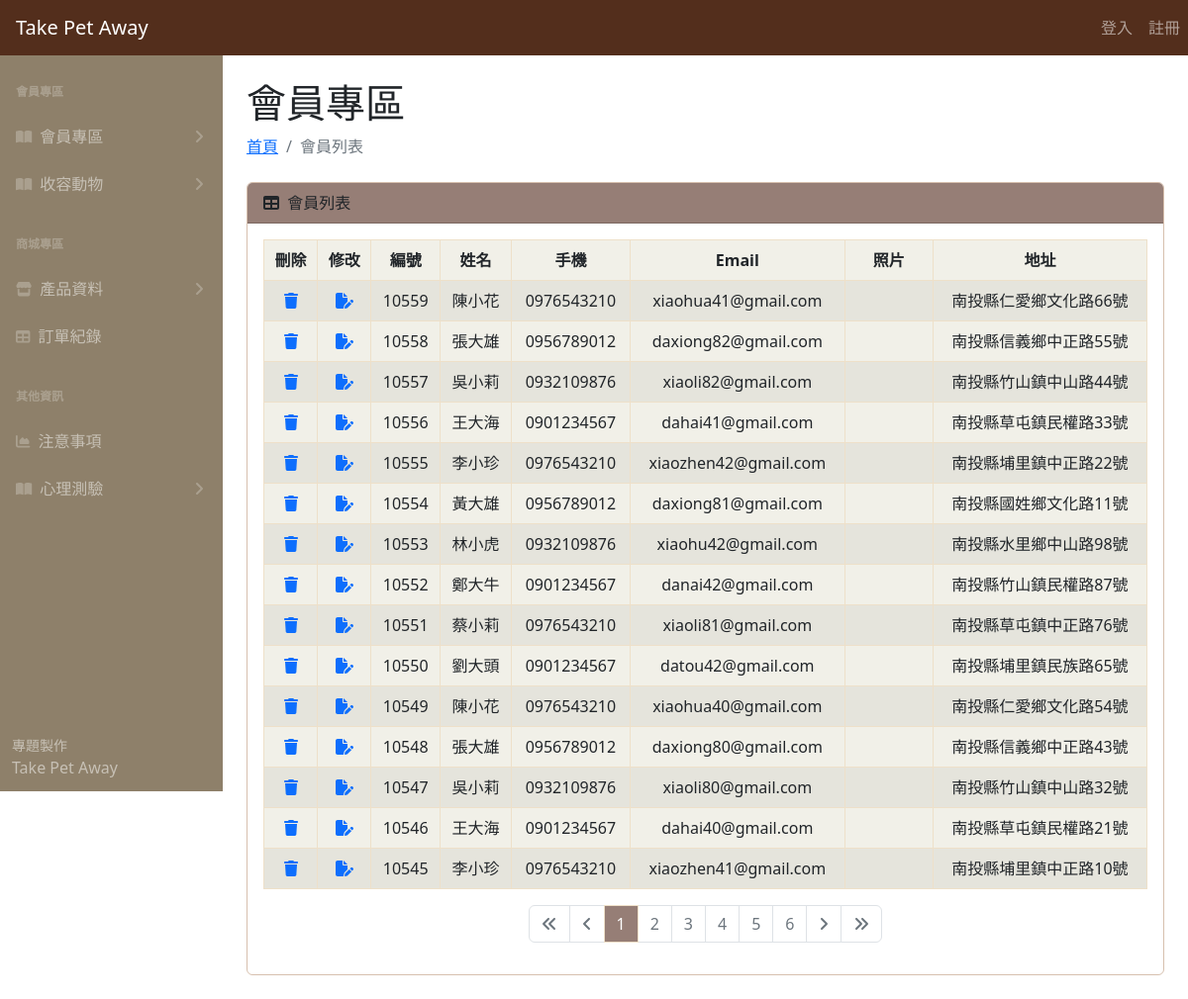
The app's page /user-login.php, older data.
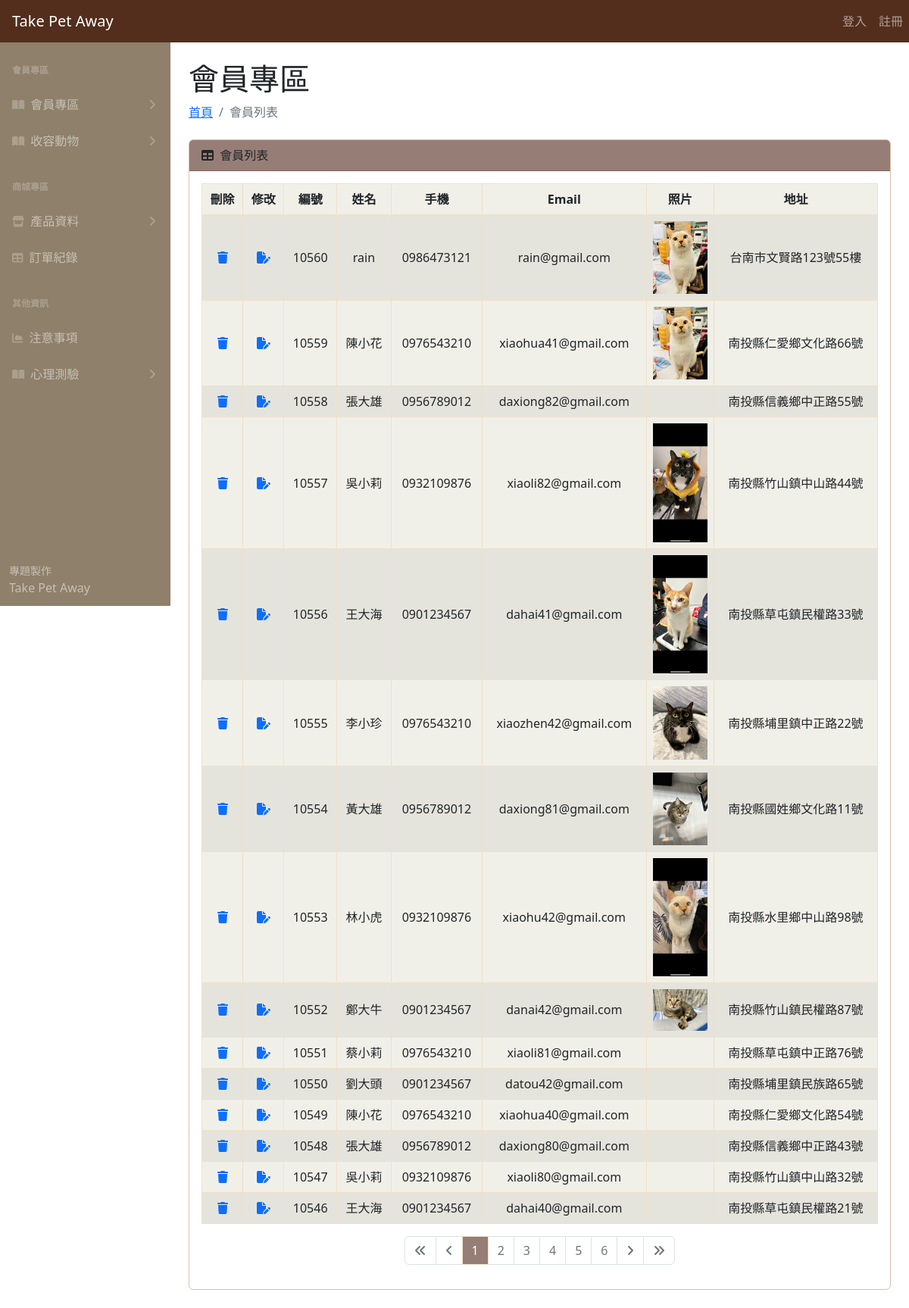
The same page, newer data.
### tables this page shows
CREATE TABLE `user` (
  `user_id` int(11) NOT NULL,
  `name` varchar(15) NOT NULL,
  `account` varchar(10) NOT NULL,
  `password` varchar(12) NOT NULL,
  `email` varchar(30) NOT NULL,
  `pic` varchar(100) DEFAULT NULL,
  `address_detail` varchar(80) NOT NULL,
  `status` varchar(6) NOT NULL
);

### user-login.php (the view, shortened to what this page needs)
<?php
require __DIR__ . '/parts/pdo-connect.php';
$page = isset($_GET['page']) ? intval($_GET['page']) : 1;
$perPage = 15;
$t_sql = "SELECT COUNT(1) FROM user";
$t_stmt = $pdo->query($t_sql);
$totalRows = $t_stmt->fetch(PDO::FETCH_NUM)[0];
$totalPages = ceil($totalRows / $perPage);
$rows = [];
if ($totalRows > 0) {
  $sql = sprintf("SELECT * FROM user ORDER BY user_id DESC LIMIT %s, %s", ($page - 1) * $perPage, $perPage);
  $rows = $pdo->query($sql)->fetchAll();
}
?>
<?php include __DIR__ . '/parts/1_head.php' ?>
<?php include __DIR__ . '/parts/2_nav.php' ?>
<?php include __DIR__ . '/parts/3_side_nav.php' ?>
<section>
  <div class="container-fluid px-4">
    <h1 class="mt-4">會員專區</h1>
    <ol class="breadcrumb mb-4">
      <li class="breadcrumb-item"><a href="index_.html">首頁</a></li>
      <li class="breadcrumb-item active">會員列表</li>
    </ol>
    <div class="card mb-4">
      <div class="card-header">
        <i class="fas fa-table me-1"></i>
        會員列表
      </div>
      <div class="row">
        <div class="card-body col">
          <table class="table table-bordered table-striped">
            <thead>
              <tr>
                <th class="align-middle">刪除</i></th>
                <th class="align-middle">修改</i></th>
                <th class="align-middle">編號</th>
                <th class="align-middle">姓名</th>
                <th class="align-middle">手機</th>
                <th class="align-middle">Email</th>
                <th class="align-middle" style="width: 10%;" scope="col">照片</th>
                <th class="align-middle">地址</th>
              </tr>
            </thead>
            <tbody>
              <?php foreach ($rows as $r) : ?>
                <tr class="align-middle">
                  <td class="align-middle">
                    <a href="javascript: deleteOne(<?= $r['user_id'] ?>)">
                      <i class="fa-solid fa-trash"></i>
                    </a>
                  </td>
                  <td class="align-middle">
                    <a href="user-edit.php?user_id=<?= $r['user_id'] ?>">
                      <i class="fa-solid fa-file-pen"></i>
                    </a>
                  </td>
                  <td class="align-middle"><?= $r['user_id'] ?></td>
                  <td class="align-middle"><?= $r['name'] ?></td>
                  <td class="align-middle"><?= $r['account'] ?></td>
                  <td class="align-middle"><?= $r['email'] ?></td>
                  <td class="align-middle"><img style="width: 100%;" src="uploads/<?= $r['pic'] ?>" alt=""> </td>
                  <td class="align-middle"><?= htmlentities($r['address_detail']) ?></td>
                </tr>
              <?php endforeach ?>
            </tbody>
          </table>
          <div class="row">
            <div class="col">
              <nav aria-label="Page navigation example">
                <ul class="pagination" style="justify-content: center;">
                  <li class="page-item <?= $page == 1 ? 'disabled' : '' ?>">
                    <a class="page-link" href="?page=1">
                      <i class="fa-solid fa-angles-left"></i>
                    </a>
                  </li>
                  <li class="page-item <?= $page == 1 ? 'disabled' : '' ?>">
                    <a class="page-link" href="?page=<?= $page - 1 ?>">
                      <i class="fa-solid fa-angle-left"></i>
                    </a>
                  </li>
                  <?php for ($i = $page - 5; $i <= $page + 5; $i++) : ?>
                    <?php if ($i >= 1 and $i <= $totalPages) : ?>
                      <li class="page-item <?= $i != $page ?: 'active' ?>">
                        <a class="page-link" href="?page=<?= $i ?>"><?= $i ?></a>
                      </li>
                    <?php endif ?>
                  <?php endfor ?>
                  <li class="page-item <?= $page == $totalPages ? 'disabled' : '' ?>">
                    <a class="page-link" href="?page=<?= $page + 1 ?>">
                      <i class="fa-solid fa-angle-right"></i>
                    </a>
                  </li>
                  <li class="page-item <?= $page == $totalPages ? 'disabled' : '' ?>">
                    <a class="page-link" href="?page=<?= $totalPages ?>">
                      <i class="fa-solid fa-angles-right"></i>
                    </a>
                  </li>
                </ul>
              </nav>
            </div>
          </div>
        </div>
      </div>
    </div>
  </div>
</section>
<?php include __DIR__ . '/parts/6_foot.php' ?>

### parts/1_head.php (shortened to what this page needs)
<!DOCTYPE html>
<html lang="en">
<head>
  <link href="css/styles.css" rel="stylesheet" />
  <link href="css/styles.css" rel="stylesheet" />
</head>
<body class="sb-nav-fixed">

### parts/2_nav.php (shortened to what this page needs)
<nav class="sb-topnav navbar navbar-expand navbar-dark bg-dark">
  <a class="navbar-brand ps-3" href="index_.php">Take Pet Away</a>
  <div class="collapse navbar-collapse" id="navbarSupportedContent">
    <ul class="navbar-nav mb-2 mb-lg-0">
      <?php if (isset($_SESSION['user'])) : ?>
        <li class="nav-item">
          <a class="nav-link"><?= $_SESSION['user']['name'] ?></a>
        </li>
        <li class="nav-item">
          <a class="nav-link" href="logout.php">登出</a>
        </li>
      <?php else : ?>
        <li class="nav-item">
          <a class="nav-link" href="login.php">登入</a>
        </li>
        <li class="nav-item">
          <a class="nav-link" href="register.php">註冊</a>
        </li>
      <?php endif ?>
    </ul>
  </div>
</nav>

### parts/3_side_nav.php (shortened to what this page needs)
<div id="layoutSidenav">
  <div id="layoutSidenav_nav">
    <nav class="sb-sidenav accordion sb-sidenav-dark" id="sidenavAccordion">
      <div class="sb-sidenav-menu">
        <div class="nav">
          <div class="sb-sidenav-menu-heading">會員專區</div>
          <a class="nav-link collapsed" href="#" data-bs-toggle="collapse" data-bs-target="#collapsePagesUser" aria-expanded="false" aria-controls="collapsePagesUser" onclick="toggleCollapse('collapsePagesUser')">
            <div class="sb-nav-link-icon">
              <i class="fas fa-book-open"></i>
            </div>
            會員專區
            <div class="sb-sidenav-collapse-arrow">
              <i class="fas fa-angle-down"></i>
            </div>
          </a>
          <a class="nav-link collapsed" href="#" data-bs-toggle="collapse" data-bs-target="#collapsePagesAnimal" aria-expanded="false" aria-controls="collapsePagesAnimal">
            <div class="sb-nav-link-icon">
              <i class="fas fa-book-open"></i>
            </div>
            收容動物
            <div class="sb-sidenav-collapse-arrow">
              <i class="fas fa-angle-down"></i>
            </div>
          </a>
          <div class="sb-sidenav-menu-heading">商城專區</div>
          <a class="nav-link collapsed" href="#" data-bs-toggle="collapse" data-bs-target="#collapsePagesShop" aria-expanded="false" aria-controls="collapsePagesShop">
            <div class="sb-nav-link-icon">
              <i class="fa-solid fa-store"></i>
            </div>
            產品資料
            <div class="sb-sidenav-collapse-arrow">
              <i class="fas fa-angle-down"></i>
            </div>
          </a>
          <a class="nav-link" href="order_history.php">
            <div class="sb-nav-link-icon"><i class="fas fa-table"></i></div>
            訂單紀錄
          </a>
          <div class="sb-sidenav-menu-heading">其他資訊</div>
          <a class="nav-link" href="faq_add.php">
            <div class="sb-nav-link-icon">
              <i class="fas fa-chart-area"></i>
            </div>
            注意事項
          </a>
          <a class="nav-link collapsed" href="#" data-bs-toggle="collapse" data-bs-target="#heartContentCollapse" aria-expanded="false" aria-controls="heartContentCollapse">
            <div class="sb-nav-link-icon">
              <i class="fas fa-book-open"></i>
            </div>
            心理測驗
            <div class="sb-sidenav-collapse-arrow">
              <i class="fas fa-angle-down"></i>
            </div>
          </a>
        </div>
      </div>
      <div class="sb-sidenav-footer">
        <div class="small">專題製作</div>
        Take Pet Away
      </div>
    </nav>
  </div>
  <div id="layoutSidenav_content">

### parts/1_head.php (style rules this page uses)
:root { --bs-dark-rgb: 83, 46, 28; }
.sb-sidenav-dark { background-color: #8E806A; }
.sb-sidenav-dark .sb-sidenav-footer { background-color: #8E806A; }
.row { --bs-gutter-x: 0rem; }
.pagination, .datatable-pagination ul { --bs-pagination-active-border-color: #EEE0C9; --bs-pagination-active-bg: #967E76; --bs-link-color: #967E76; --bs-link-hover-color: #967E76; --bs-dark-rgb: #967E76; }

### user-login.php (style rules this page uses)
thead, tbody, tfoot, tr, td, th { border-color: #EEE0C9; }
.table> :not(caption)>*>*, .datatable-table> :not(caption)>*>* { background-color: #F1F0E8; }
.row .card-body .table-striped thead tr th { text-align: center; }
.row .card-body .table-striped tbody tr td { text-align: center; }
.card-header { background-color: #967E76; }
.card { border-color: #D7C0AE; }
.pagination, .datatable-pagination ul { --bs-pagination-active-border-color: #EEE0C9; --bs-pagination-active-bg: #967E76; --bs-link-color: #967E76; --bs-link-hover-color: #967E76; --bs-dark-rgb: #967E76; }
:root { --bs-dark-rgb: 83, 46, 28; }
.sb-sidenav-dark { background-color: #8E806A; }
.sb-sidenav-dark .sb-sidenav-footer { background-color: #8E806A; }
.row { --bs-gutter-x: 0rem; }

Row changes from the older to the newer data that the page shows:
no longer on this page (row unchanged): user: user_id "10545", name "李小珍", account "0976543210", email "xiaozhen41@gmail.com", address_detail "南投縣埔里鎮中正路10號"
added user: user_id "10560", name "rain", account "0986473121", email "rain@gmail.com", pic (picture), address_detail "台南市文賢路123號55樓"
changed user "xiaohua41@gmail.com": pic: picture added
changed user "xiaoli82@gmail.com": pic: picture added
changed user "dahai41@gmail.com": pic: picture added
changed user "李小珍": pic: picture added
changed user "黃大雄": pic: picture added
changed user "林小虎": pic: picture added
changed user "鄭大牛": pic: picture added
